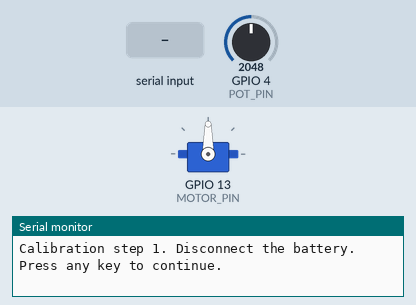
Recording of a program running on a simulated ESP32. On the bench: servo, the last lines printed to the serial monitor. Inputs (shaded band) come from the test bench; at power-on: GPIO 4 (POT_PIN) = 2048.

Above: at 0.8 s.
0.9 s: "1" received over Serial
At 1.2 s:
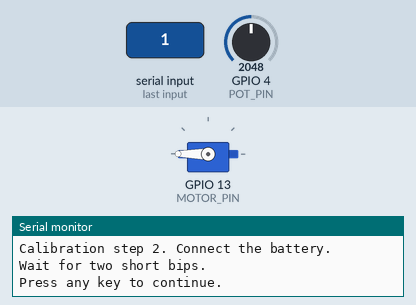
2.4 s: "0" received over Serial
At 3.5 s:
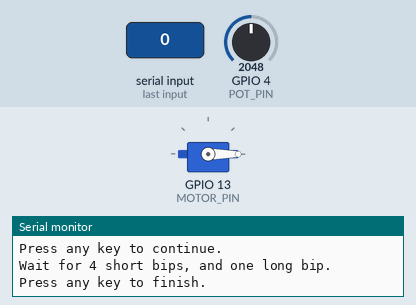
3.9 s: "2" received over Serial
At 4.7 s:
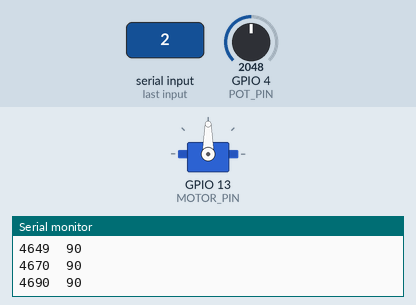
5.4 s: GPIO 4 (POT_PIN) set to 2866
At 5.8 s:
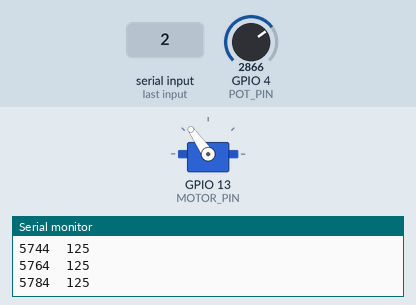
6.9 s: GPIO 4 (POT_PIN) set to 3603
At 8.1 s:
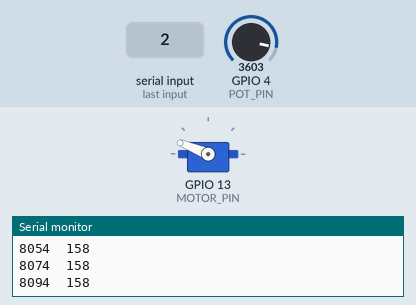
8.4 s: GPIO 4 (POT_PIN) set to 1228
At 9.3 s:
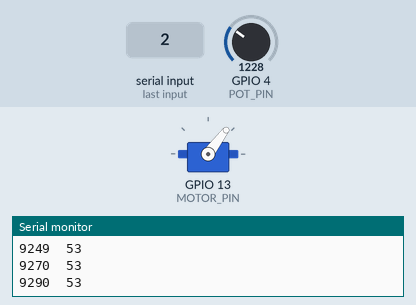
Timing chart, 0 to 10.9 s (numbered marks = the images above; inputs shaded):
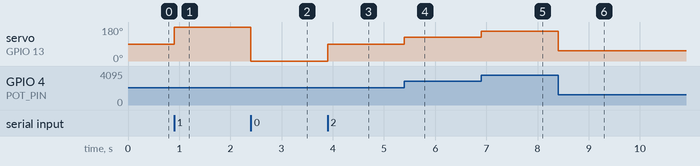

Measured:
- after the input at 0.9 s, servo on GPIO 13 (MOTOR_PIN): 90° → 180° at once
- after the input at 2.4 s, servo on GPIO 13 (MOTOR_PIN): 180° → 0° at once
- after the input at 3.9 s, servo on GPIO 13 (MOTOR_PIN): 0° → 90° at once
- after the input at 5.4 s, servo on GPIO 13 (MOTOR_PIN): 90° → 125° at once
- after the input at 6.9 s, servo on GPIO 13 (MOTOR_PIN): 125° → 158° at once
- after the input at 8.4 s, servo on GPIO 13 (MOTOR_PIN): 158° → 53° at once

The program:

main.cpp
```cpp
#include <Arduino.h>
#include <ESP32Servo.h>
// ================================================================
// Variable declaration
// ================================================================
#define MAX_SIGNAL 2000 // Parameter required for the ESC definition
#define MIN_SIGNAL 1000 // Parameter required for the ESC definition
#define MOTOR_PIN 13    // Pin 13 attached to the ESC signal pin
#define POT_PIN 4       // Pin 4 attached to the potentiometer

Servo ESC;                   // Define the ESC
int CtrlPWM;                 // Control Signal. Varies between [0 - 180]
unsigned long time_prev = 0; // Variable used for serial monitoring
// ================================================================
// Function declaration
// ================================================================
void SerialDataPrint();  // Function to print data on the serial monitor
void Init_Serial();      // Function to init the serial monitor
void WaitForKeyStroke(); // Function to interact with the serial monitor

// ================================================================
// Setup
// ================================================================
void setup()
{
    Init_Serial();                                 // Initialize the serial communication
    ESC.attach(MOTOR_PIN, MIN_SIGNAL, MAX_SIGNAL); // Initialize the ESC

    Serial.println();
    Serial.println("Calibration step 1. Disconnect the battery.");
    Serial.println("Press any key to continue.");
    WaitForKeyStroke();
    ESC.writeMicroseconds(MAX_SIGNAL); // Sending MAX_SIGNAL tells the ESC to enter calibration mode

    Serial.println();
    Serial.println("Calibration step 2. Connect the battery.");
    Serial.println("Wait for two short bips.");
    Serial.println("Press any key to continue.");
    WaitForKeyStroke();

    ESC.writeMicroseconds(MIN_SIGNAL); // Sending MIN_SIGNAL tells the ESC the calibration value
    Serial.println();
    Serial.println("Wait for 4 short bips, and one long bip.");
    Serial.println("Press any key to finish.");
    WaitForKeyStroke();
}

// ================================================================
// Loop
// ================================================================
void loop()
{
    CtrlPWM = map(analogRead(POT_PIN), 0, 4095, 0, 180); // Read the pot, map the reading from [0, 4095] to [0, 180]
    ESC.write(CtrlPWM);                                  // Send the command to the ESC
    SerialDataPrint();                                   // Print data on the serial monitor for debugging
}
// ================================================================
// Function Definition
// ================================================================
void Init_Serial()
{
    Serial.begin(115200);
    while (!Serial)
        ;
}
// ================================================================
void SerialDataPrint()
{
    if (micros() - time_prev >= 20000)
    {
        time_prev = micros();
        Serial.print(millis());
        Serial.print("\t");
        Serial.println(CtrlPWM);
    }
}
// ================================================================
void WaitForKeyStroke()
{
    while (!Serial.available())
        ;
    while (Serial.available())
        Serial.read();
}
```
